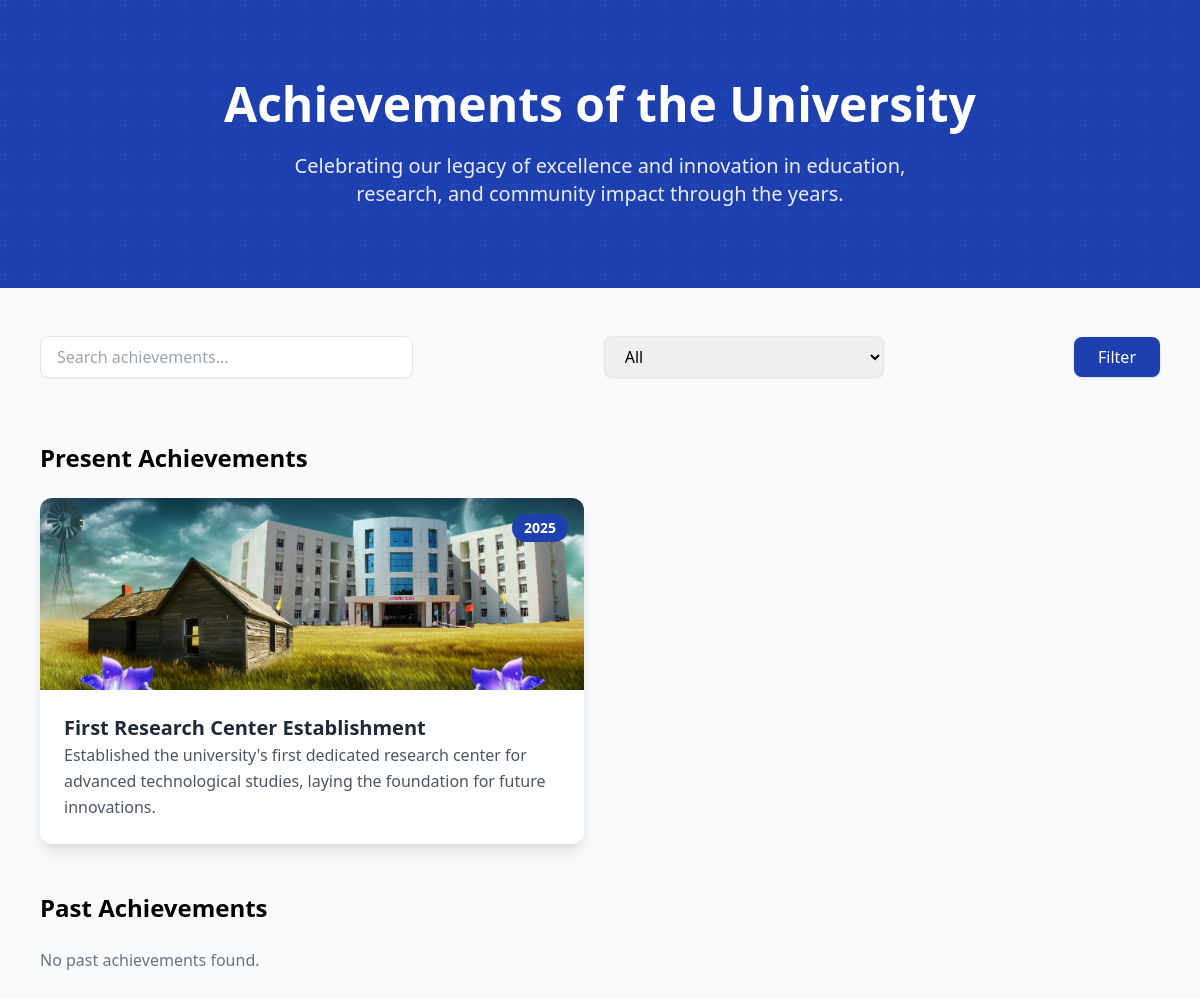
Page /achievements/ on the committed database.
### alumni/models.py (models this page shows, shortened)
class Achievement(models.Model):
    CATEGORY_CHOICES = [
        ('Academics', 'Academics'),
        ('Sports', 'Sports'),
        ('Research', 'Research'),
        ('Entrepreneurship', 'Entrepreneurship'),
        ('Others', 'Others'),
    ]
    title = models.CharField(max_length=255, unique=True)
    description = models.TextField()
    date_achieved = models.DateField(default=now)
    image = models.ImageField(upload_to='static/images/achievements/', blank=True, null=True)
    category = models.CharField(max_length=100, choices=CATEGORY_CHOICES, default='Others')
    is_approved = models.BooleanField(default=True)
    class Meta:
        ordering = ['-date_achieved']
    def is_present(self):
        return self.date_achieved >= now().date() - timedelta(days=365)

### alumni/views.py (the view)
# urls.py: path('achievements/', views.achievements_list, name='achievements_list'),
def achievements_list(request):
    query = request.GET.get('q')  # Search query
    category_filter = request.GET.get('category')  # Category filter
    achievements = Achievement.objects.filter(is_approved=True)
    if query:
        achievements = achievements.filter(Q(title__icontains=query) | Q(description__icontains=query))
    if category_filter and category_filter != 'All':
        achievements = achievements.filter(category=category_filter)
    present_achievements = [ach for ach in achievements if ach.is_present()]
    past_achievements = [ach for ach in achievements if not ach.is_present()]
    categories = ['All', 'Academics', 'Sports', 'Research', 'Entrepreneurship', 'Others']
    return render(request, 'Achievements.html', {
        'present_achievements': present_achievements,
        'past_achievements': past_achievements,
        'categories': categories
    })

### alumni/templates/Achievements.html (shortened to what this page needs)
<!DOCTYPE html>
<html lang="en">
<head>
    <script src="https://cdn.tailwindcss.com"></script>
    <link href="https://cdnjs.cloudflare.com/ajax/libs/font-awesome/6.0.0/css/all.min.css" rel="stylesheet">
</head>
<body class="bg-background">
    <div class="hero-pattern text-white py-20 px-4 mb-12">
        <div class="container mx-auto max-w-4xl text-center">
            <h1 class="text-5xl font-bold mb-6">Achievements of the University</h1>
            <p class="text-xl opacity-90 max-w-2xl mx-auto">
                Celebrating our legacy of excellence and innovation in education, research, and community impact through the years.
            </p>
        </div>
    </div>
    <div class="container mx-auto max-w-6xl px-4 pb-8">
        <form method="GET" class="flex flex-col md:flex-row items-center justify-between gap-4 mb-8">
            <input type="text" name="q" placeholder="Search achievements..." value="{{ request.GET.q }}"
                class="w-full md:w-1/3 px-4 py-2 border rounded-lg shadow-sm focus:ring-primary focus:border-primary">
            <select name="category" class="w-full md:w-1/4 px-4 py-2 border rounded-lg shadow-sm focus:ring-primary focus:border-primary">
                {% for category in categories %}
                    <option value="{{ category }}" {% if request.GET.category == category %}selected{% endif %}>{{ category }}</option>
                {% endfor %}
            </select>
            <button type="submit" class="px-6 py-2 bg-primary text-white rounded-lg shadow hover:bg-secondary">Filter</button>
        </form>
    </div>
    <div class="container mx-auto max-w-6xl px-4 pb-20">
        <h2 class="text-2xl font-semibold mb-6">Present Achievements</h2>
        <div class="grid grid-cols-1 md:grid-cols-2 gap-8 mb-12">
            {% for achievement in present_achievements %}
                <div class="achievement-card bg-white rounded-xl shadow-lg overflow-hidden">
                    <div class="relative h-48 overflow-hidden">
                        {% if achievement.image %}
                            <img src="{{ achievement.image.url }}" alt="{{ achievement.title }}" class="w-full h-full object-cover">
                        {% endif %}
                        <div class="absolute top-4 right-4 bg-primary text-white px-3 py-1 rounded-full text-sm font-semibold">
                            {{ achievement.date_achieved|date:"Y" }}
                        </div>
                    </div>
                    <div class="p-6">
                        <h3 class="text-xl font-bold text-gray-800">{{ achievement.title }}</h3>
                        <p class="text-gray-600 leading-relaxed">{{ achievement.description }}</p>
                    </div>
                </div>
            {% empty %}
                <p class="text-gray-500">No present achievements found.</p>
            {% endfor %}
        </div>
        <h2 class="text-2xl font-semibold mb-6">Past Achievements</h2>
        <div class="grid grid-cols-1 md:grid-cols-2 gap-8">
            {% for achievement in past_achievements %}
                <div class="achievement-card bg-white rounded-xl shadow-lg overflow-hidden">
                    <div class="relative h-48 overflow-hidden">
                        {% if achievement.image %}
                            <img src="{{ achievement.image.url }}" alt="{{ achievement.title }}" class="w-full h-full object-cover">
                        {% endif %}
                        <div class="absolute top-4 right-4 bg-primary text-white px-3 py-1 rounded-full text-sm font-semibold">
                            {{ achievement.date_achieved|date:"Y" }}
                        </div>
                    </div>
                    <div class="p-6">
                        <h3 class="text-xl font-bold text-gray-800">{{ achievement.title }}</h3>
                        <p class="text-gray-600 leading-relaxed">{{ achievement.description }}</p>
                    </div>
                </div>
            {% empty %}
                <p class="text-gray-500">No past achievements found.</p>
            {% endfor %}
        </div>
    </div>
</body>
</html>

### alumni/templates/Achievements.html (style rules this page uses)
.achievement-card { transition: all 0.3s ease; }
.hero-pattern { background-color: #1e40af; }

### rows in the picture
Achievement: image (picture), date_achieved "2025", title "First Research Center Establishment", description "Established the university's first dedicated research center for advanced technological studies, laying the foundation for future innovations."

### other values in the picture
form field category "All"
